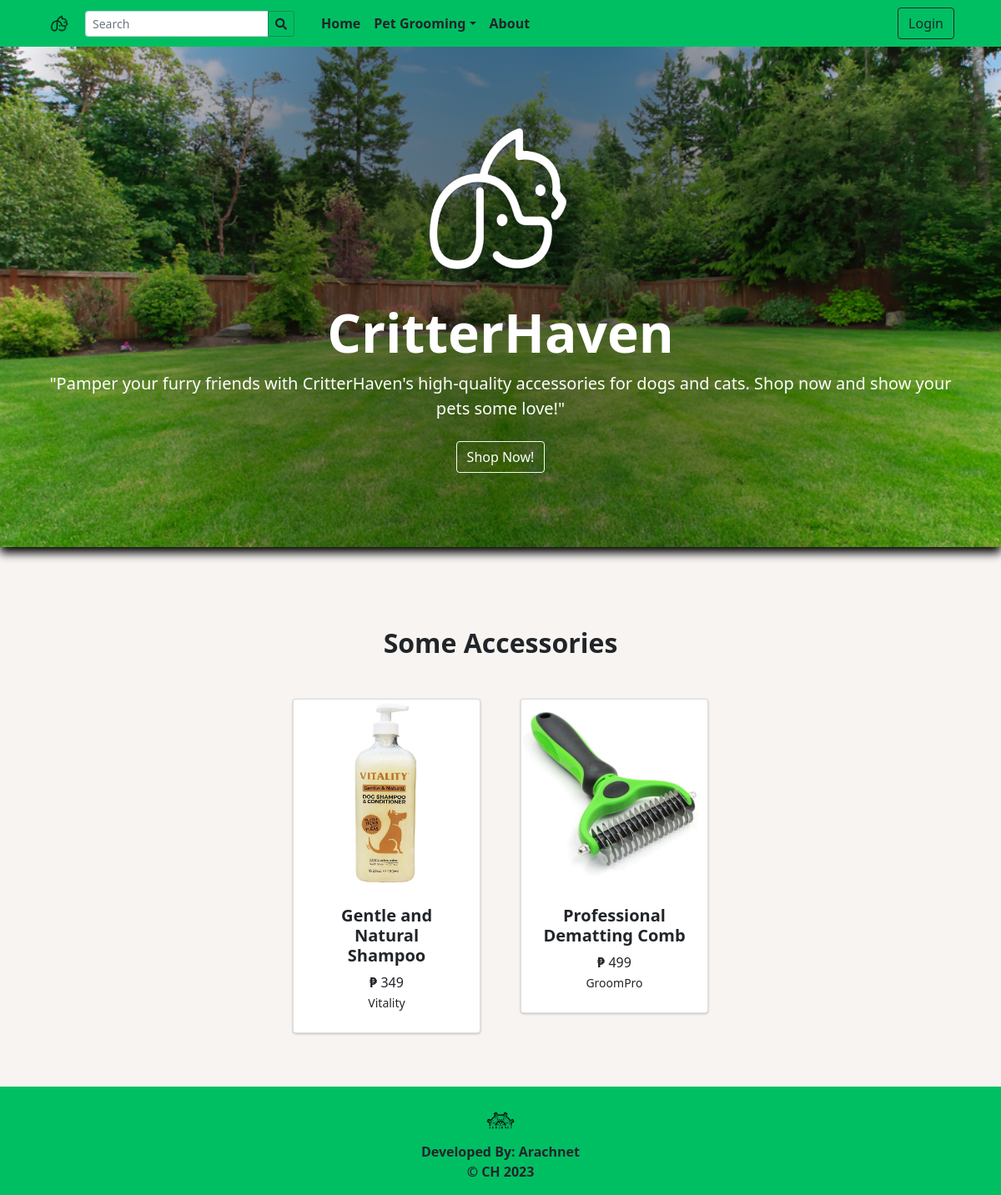
The page / on the database its author committed.
### tables this page shows
CREATE TABLE `categories` (
  `id` int(30) NOT NULL,
  `category` varchar(250) NOT NULL,
  `description` text DEFAULT NULL,
  `status` tinyint(1) NOT NULL DEFAULT 1,
  `date_created` datetime NOT NULL DEFAULT current_timestamp()
);

CREATE TABLE `products` (
  `id` int(30) NOT NULL,
  `category_id` int(30) NOT NULL,
  `sub_category_id` int(30) NOT NULL,
  `title` varchar(250) NOT NULL,
  `brand` text NOT NULL,
  `description` text NOT NULL,
  `status` tinyint(1) NOT NULL DEFAULT 1,
  `date_created` datetime NOT NULL DEFAULT current_timestamp()
);

### classes/DBConnection.php (called while the page is built, shortened)
<?php
class DBConnection{
    private $host = DB_SERVER;
    private $username = DB_USERNAME;
    private $password = DB_PASSWORD;
    private $database = DB_NAME;
    public $conn;
    public function __construct(){
        if (!isset($this->conn)) {
            $this->conn = new mysqli($this->host, $this->username, $this->password, $this->database);
        }
    }
}
?>

### config.php (called while the page is built, shortened)
<?php
require_once('classes/DBConnection.php');
require_once('classes/SystemSettings.php');
function validate_image($file){
	if(!empty($file)){
		if(is_file(base_app.$file)){
			return base_url.$file;
		}else{
			return base_url.'dist/img/no-image-available.png';
		}
	}else{
		return base_url.'dist/img/no-image-available.png';
	}
}
?>

### home.php (the view, shortened to what this page needs)
<header class="bg-dark py-5 d-flex align-items-center justify-content-center" id="main-header" style="height:600px">
    <div class="container px-2 px-lg-4">
        <div class="text-center text-white">
            <img src="public/images/ch-logo2.png" alt="Logo" class="mb-3 logo-img">
            <h1 class="display-3 fw-bolder">CritterHaven</h1>
            <p class="lead fw-normal text-white mb-0">"Pamper your furry friends with CritterHaven's high-quality accessories for dogs and cats. Shop now and show your pets some love!"</p>
            <br>
<a href=".?p=products" class="btn btn-outline-light text-white" role="button">Shop Now!</a>
        </div>
    </div>
</header>
<section class="py-5">
    <div class="container px-4 px-lg-5 mt-5 text-center">
        <div class="row justify-content-center">
            <div class="col-12">
                <h2 class="fw-bolder mb-5">Some Accessories</h2>
            </div>
        </div>
        <div class="row gx-4 gx-lg-5 row-cols-md-3 row-cols-xl-4 justify-content-center">
            <?php
                $products = $conn->query("SELECT * FROM `products` where status = 1 order by rand() limit 8 ");
                while($row = $products->fetch_assoc()):
                    $upload_path = base_app.'/uploads/product_'.$row['id'];
                    $img = "";
                    if(is_dir($upload_path)){
                        $fileO = scandir($upload_path);
                        if(isset($fileO[2]))
                            $img = "uploads/product_".$row['id']."/".$fileO[2];
                    }
                    foreach($row as $k=> $v){
                        $row[$k] = trim(stripslashes($v));
                    }
                    $inventory = $conn->query("SELECT * FROM inventory where product_id = ".$row['id']);
                    $inv = array();
                    while($ir = $inventory->fetch_assoc()){
                        $inv[] = number_format($ir['price']);
                    }
            ?>
            <div class="col">
                <a href=".?p=view_product&id=<?php echo md5($row['id']) ?>" class="card-link" style="text-decoration: none; color: inherit;">
                    <div class="card product-item rounded">
                        <img class="card-img-top w-100 book-cover" src="<?php echo validate_image($img) ?>" alt="..." />
                        <div class="card-body p-4">
                            <div class="">
                                <h5 class="fw-bolder"><?php echo $row['title'] ?></h5>
                                <?php foreach($inv as $k=> $v): ?>
                                    <span><b>₱</b></span>
                                    <span><?php echo $v ?></span>
                                <?php endforeach; ?>
                            </div>
                            <p class="m-0"><small><?php echo $row['brand'] ?></small></p>
                        </div>
                    </div>
                </a>
            </div>
            <?php endwhile; ?>
        </div>
    </div>
</section>

### inc/topBarNav.php (shortened to what this page needs)
<nav class="navbar navbar-expand-lg navbar-light" style="background-color: #00bf63;">
            <div class="container-fluid px-4 px-lg-5 ">
                <a class="navbar-brand" href="./">
                <img src="<?php echo validate_image($_settings->info('logo')) ?>" width="30" height="30" class="d-inline-block align-top" alt="" loading="lazy">
                </a>
                <form class="form-inline" id="search-form">
                  <div class="input-group">
                    <input class="form-control form-control-sm form " type="search" placeholder="Search" aria-label="Search" name="search"  value="<?php echo isset($_GET['search']) ? $_GET['search'] : "" ?>"  aria-describedby="button-addon2">
                    <div class="input-group-append">
                      <button class="btn btn-outline-success btn-sm m-0" type="submit" id="button-addon2"><i class="fa fa-search text-dark"></i></i></button>
                    </div>
                  </div>
                </form>
                <div class="collapse navbar-collapse" id="navbarSupportedContent">
                    <ul class="navbar-nav me-auto mb-2 mb-lg-0 ms-lg-4">
                    <li class="nav-item"><a class="nav-link font-weight-bold text-dark" aria-current="page" href="./">Home</a></li>
                        <?php
                        $cat_qry = $conn->query("SELECT * FROM categories where status = 1  limit 3");
                        while($crow = $cat_qry->fetch_assoc()):
                          $sub_qry = $conn->query("SELECT * FROM sub_categories where status = 1 and parent_id = '{$crow['id']}'");
                          if($sub_qry->num_rows <= 0):
                        ?>
                        <li class="nav-item"><a class="nav-link" aria-current="page" href="./?p=products&c=<?php echo md5($crow['id']) ?>"><?php echo $crow['category'] ?></a></li>
                        <?php else: ?>
                          <li class="nav-item dropdown">
    <a class="nav-link dropdown-toggle font-weight-bold text-dark" id="navbarDropdown<?php echo $crow['id'] ?>" href="#" role="button" data-toggle="dropdown" aria-expanded="false"><?php echo $crow['category'] ?></a>
</li>
                        <?php endif; ?>
                        <?php endwhile; ?>
                        <li class="nav-item"><a class="nav-link font-weight-bold text-dark" href="./?p=about">About</a></li>
                    </ul>
                    <div class="d-flex align-items-center">
                      <?php if(!isset($_SESSION['userdata']['id'])): ?>
                        <button class="btn btn-outline-dark ml-2" id="login-btn" type="button">Login</button>
                        <?php endif; ?>
                    </div>
                </div>
            </div>
        </nav>

### home.php (style rules this page uses)
.logo-img { max-width: 200px; height: 200px; }

### rows shown on the page
categories: category "Pet Grooming"
products: shows a picture, title "Gentle and Natural Shampoo", v "349", brand "Vitality"
products: shows a picture, title "Professional Dematting Comb", v "499", brand "GroomPro"

### other values the page prints
$_settings->info('short_name') "CH"
